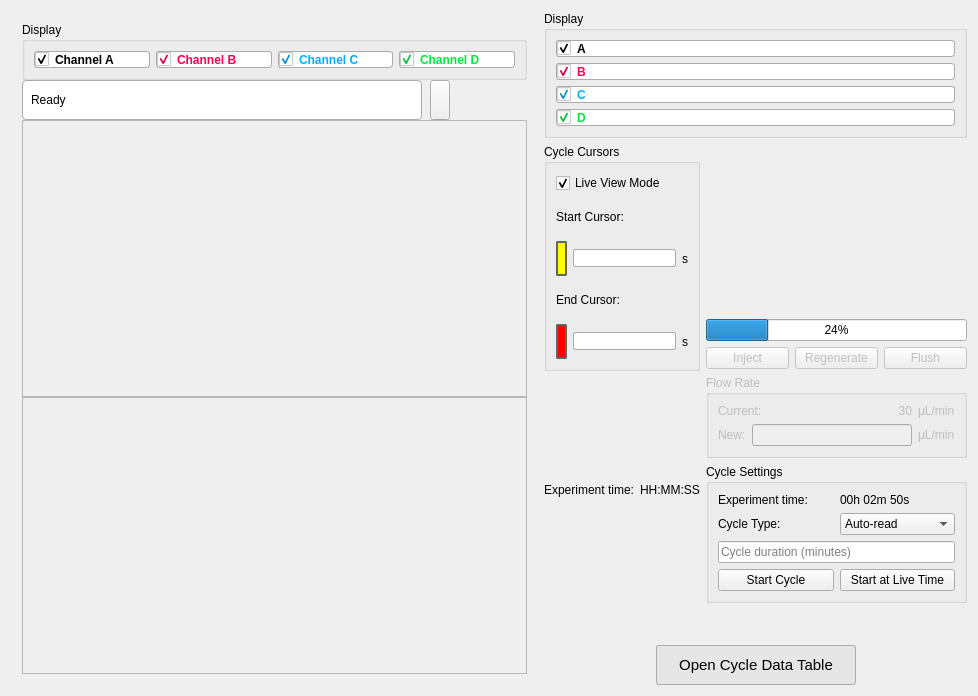
<?xml version="1.0" encoding="UTF-8"?>
<ui version="4.0">
 <class>Sensorgram</class>
 <widget class="QWidget" name="Sensorgram">
  <property name="geometry">
   <rect>
    <x>0</x>
    <y>0</y>
    <width>978</width>
    <height>696</height>
   </rect>
  </property>
  <property name="font">
   <font>
    <family>Segoe UI</family>
    <pointsize>9</pointsize>
   </font>
  </property>
  <property name="mouseTracking">
   <bool>true</bool>
  </property>
  <property name="focusPolicy">
   <enum>Qt::StrongFocus</enum>
  </property>
  <property name="windowTitle">
   <string>Form</string>
  </property>
  <layout class="QHBoxLayout" name="horizontalLayout" stretch="1,0">
   <item>
    <layout class="QVBoxLayout" name="displays">
     <property name="spacing">
      <number>0</number>
     </property>
     <property name="leftMargin">
      <number>11</number>
     </property>
     <property name="topMargin">
      <number>11</number>
     </property>
     <property name="rightMargin">
      <number>11</number>
     </property>
     <property name="bottomMargin">
      <number>11</number>
     </property>
     <item>
      <widget class="QGroupBox" name="groupBox">
       <property name="title">
        <string>Display</string>
       </property>
       <layout class="QHBoxLayout" name="horizontalLayout_12">
        <item>
         <widget class="QCheckBox" name="segment_A">
          <property name="font">
           <font>
            <family>Segoe UI</family>
            <pointsize>9</pointsize>
            <bold>true</bold>
           </font>
          </property>
          <property name="styleSheet">
           <string notr="true">QCheckBox{
	color: black;
	background: white;
	border: 1px solid rgb(171, 171, 171);
	border-radius: 3px;
}</string>
          </property>
          <property name="text">
           <string>Channel A</string>
          </property>
          <property name="checked">
           <bool>true</bool>
          </property>
         </widget>
        </item>
        <item>
         <widget class="QCheckBox" name="segment_B">
          <property name="font">
           <font>
            <family>Segoe UI</family>
            <pointsize>9</pointsize>
            <bold>true</bold>
           </font>
          </property>
          <property name="styleSheet">
           <string notr="true">QCheckBox{
	color: rgb(255, 0, 81);
	background:white;
	border: 1px solid rgb(171, 171, 171);
	border-radius: 3px;
}</string>
          </property>
          <property name="text">
           <string>Channel B</string>
          </property>
          <property name="checked">
           <bool>true</bool>
          </property>
         </widget>
        </item>
        <item>
         <widget class="QCheckBox" name="segment_C">
          <property name="font">
           <font>
            <family>Segoe UI</family>
            <pointsize>9</pointsize>
            <bold>true</bold>
           </font>
          </property>
          <property name="styleSheet">
           <string notr="true">QCheckBox{
	color: rgb(0, 174, 255);
	background: white;
	border: 1px solid rgb(171, 171, 171);
	border-radius: 3px;
}</string>
          </property>
          <property name="text">
           <string>Channel C</string>
          </property>
          <property name="checked">
           <bool>true</bool>
          </property>
         </widget>
        </item>
        <item>
         <widget class="QCheckBox" name="segment_D">
          <property name="font">
           <font>
            <family>Segoe UI</family>
            <pointsize>9</pointsize>
            <bold>true</bold>
           </font>
          </property>
          <property name="styleSheet">
           <string notr="true">QCheckBox{
	color: rgb(0, 230, 65);
	border: 1px solid rgb(171, 171, 171);
	background: white;
	border-radius: 3px;
}</string>
          </property>
          <property name="text">
           <string>Channel D</string>
          </property>
          <property name="checked">
           <bool>true</bool>
          </property>
         </widget>
        </item>
       </layout>
      </widget>
     </item>
     <item>
      <layout class="QHBoxLayout" name="horizontalLayout_sensor_header" stretch="1,0">
       <property name="leftMargin">
        <number>0</number>
       </property>
       <property name="topMargin">
        <number>0</number>
       </property>
       <property name="rightMargin">
        <number>0</number>
       </property>
       <property name="bottomMargin">
        <number>0</number>
       </property>
       <property name="spacing">
        <number>8</number>
       </property>
       <item>
        <widget class="QLabel" name="shift_display_box">
         <property name="minimumSize">
          <size>
           <width>200</width>
           <height>40</height>
          </size>
         </property>
         <property name="maximumSize">
          <size>
           <width>400</width>
           <height>40</height>
          </size>
         </property>
         <property name="styleSheet">
          <string notr="true">QLabel {
	background-color: white;
	border: 1px solid rgb(171, 171, 171);
	border-radius: 4px;
	padding: 5px;
	font-family: Segoe UI;
	font-size: 9pt;
}</string>
         </property>
         <property name="text">
          <string>Ready</string>
         </property>
         <property name="alignment">
          <set>Qt::AlignVCenter|Qt::AlignLeft</set>
         </property>
        </widget>
       </item>
       <item>
        <widget class="QPushButton" name="clear_graph_btn">
         <property name="minimumSize">
          <size>
           <width>20</width>
           <height>40</height>
          </size>
         </property>
         <property name="maximumSize">
          <size>
           <width>20</width>
           <height>40</height>
          </size>
         </property>
         <property name="text">
          <string/>
         </property>
        </widget>
       </item>
       <item>
        <spacer name="horizontalSpacer_header">
         <property name="orientation">
          <enum>Qt::Horizontal</enum>
         </property>
         <property name="sizeHint" stdset="0">
          <size>
           <width>40</width>
           <height>20</height>
          </size>
         </property>
        </spacer>
       </item>
      </layout>
     </item>
     <item>
      <widget class="QFrame" name="full_segment">
       <property name="minimumSize">
        <size>
         <width>200</width>
         <height>250</height>
        </size>
       </property>
       <property name="maximumSize">
        <size>
         <width>10000</width>
         <height>10000</height>
        </size>
       </property>
       <property name="mouseTracking">
        <bool>true</bool>
       </property>
       <property name="frameShape">
        <enum>QFrame::StyledPanel</enum>
       </property>
       <property name="frameShadow">
        <enum>QFrame::Raised</enum>
       </property>
       <layout class="QHBoxLayout" name="horizontalLayout_3">
        <property name="leftMargin">
         <number>0</number>
        </property>
        <property name="topMargin">
         <number>0</number>
        </property>
        <property name="rightMargin">
         <number>0</number>
        </property>
        <property name="bottomMargin">
         <number>0</number>
        </property>
        <item>
         <spacer name="horizontalSpacer_4">
          <property name="orientation">
           <enum>Qt::Horizontal</enum>
          </property>
          <property name="sizeHint" stdset="0">
           <size>
            <width>40</width>
            <height>20</height>
           </size>
          </property>
         </spacer>
        </item>
        <item>
         <spacer name="verticalSpacer">
          <property name="orientation">
           <enum>Qt::Vertical</enum>
          </property>
          <property name="sizeHint" stdset="0">
           <size>
            <width>20</width>
            <height>40</height>
           </size>
          </property>
         </spacer>
        </item>
       </layout>
      </widget>
     </item>
     <item>
      <widget class="QFrame" name="SOI">
       <property name="minimumSize">
        <size>
         <width>200</width>
         <height>250</height>
        </size>
       </property>
       <property name="maximumSize">
        <size>
         <width>10000</width>
         <height>10000</height>
        </size>
       </property>
       <property name="frameShape">
        <enum>QFrame::StyledPanel</enum>
       </property>
       <property name="frameShadow">
        <enum>QFrame::Raised</enum>
       </property>
       <layout class="QHBoxLayout" name="horizontalLayout_4">
        <property name="leftMargin">
         <number>0</number>
        </property>
        <property name="topMargin">
         <number>0</number>
        </property>
        <property name="rightMargin">
         <number>0</number>
        </property>
        <property name="bottomMargin">
         <number>0</number>
        </property>
        <item>
         <spacer name="horizontalSpacer_5">
          <property name="orientation">
           <enum>Qt::Horizontal</enum>
          </property>
          <property name="sizeHint" stdset="0">
           <size>
            <width>40</width>
            <height>20</height>
           </size>
          </property>
         </spacer>
        </item>
        <item>
         <spacer name="verticalSpacer_2">
          <property name="orientation">
           <enum>Qt::Vertical</enum>
          </property>
          <property name="sizeHint" stdset="0">
           <size>
            <width>20</width>
            <height>40</height>
           </size>
          </property>
         </spacer>
        </item>
       </layout>
      </widget>
     </item>
    </layout>
   </item>
   <item>
    <layout class="QVBoxLayout" name="controls" stretch="1,0,0,2">
     <item>
      <widget class="QGroupBox" name="groupBox_display_right">
       <property name="title">
        <string>Display</string>
       </property>
       <layout class="QVBoxLayout" name="verticalLayout_display">
        <item>
         <widget class="QCheckBox" name="segment_A_right">
          <property name="font">
           <font>
            <family>Segoe UI</family>
            <pointsize>9</pointsize>
            <bold>true</bold>
           </font>
          </property>
          <property name="styleSheet">
           <string notr="true">QCheckBox{
	color: black;
	background: white;
	border: 1px solid rgb(171, 171, 171);
	border-radius: 3px;
}</string>
          </property>
          <property name="text">
           <string>A</string>
          </property>
          <property name="checked">
           <bool>true</bool>
          </property>
         </widget>
        </item>
        <item>
         <widget class="QCheckBox" name="segment_B_right">
          <property name="font">
           <font>
            <family>Segoe UI</family>
            <pointsize>9</pointsize>
            <bold>true</bold>
           </font>
          </property>
          <property name="styleSheet">
           <string notr="true">QCheckBox{
	color: rgb(255, 0, 81);
	background: white;
	border: 1px solid rgb(171, 171, 171);
	border-radius: 3px;
}</string>
          </property>
          <property name="text">
           <string>B</string>
          </property>
          <property name="checked">
           <bool>true</bool>
          </property>
         </widget>
        </item>
        <item>
         <widget class="QCheckBox" name="segment_C_right">
          <property name="font">
           <font>
            <family>Segoe UI</family>
            <pointsize>9</pointsize>
            <bold>true</bold>
           </font>
          </property>
          <property name="styleSheet">
           <string notr="true">QCheckBox{
	color: rgb(0, 174, 255);
	background: white;
	border: 1px solid rgb(171, 171, 171);
	border-radius: 3px;
}</string>
          </property>
          <property name="text">
           <string>C</string>
          </property>
          <property name="checked">
           <bool>true</bool>
          </property>
         </widget>
        </item>
        <item>
         <widget class="QCheckBox" name="segment_D_right">
          <property name="font">
           <font>
            <family>Segoe UI</family>
            <pointsize>9</pointsize>
            <bold>true</bold>
           </font>
          </property>
          <property name="styleSheet">
           <string notr="true">QCheckBox{
	color: rgb(0, 230, 65);
	background: white;
	border: 1px solid rgb(171, 171, 171);
	border-radius: 3px;
}</string>
          </property>
          <property name="text">
           <string>D</string>
          </property>
          <property name="checked">
           <bool>true</bool>
          </property>
         </widget>
        </item>
       </layout>
      </widget>
     </item>
     <item>
      <layout class="QHBoxLayout" name="horizontalLayout_5" stretch="1,2">
       <item>
        <layout class="QVBoxLayout" name="verticalLayout_2">
         <item>
          <widget class="QGroupBox" name="groupBox_6">
           <property name="visible">
            <bool>false</bool>
           </property>
           <property name="title">
            <string>Cycle Cursors</string>
           </property>
           <layout class="QVBoxLayout" name="verticalLayout_4">
            <item>
             <widget class="QCheckBox" name="live_btn">
              <property name="text">
               <string>Live View Mode</string>
              </property>
              <property name="checked">
               <bool>true</bool>
              </property>
             </widget>
            </item>
            <item>
             <widget class="QLabel" name="label_14">
              <property name="text">
               <string>Start Cursor:</string>
              </property>
             </widget>
            </item>
            <item>
             <layout class="QHBoxLayout" name="horizontalLayout_6">
              <item>
               <widget class="QLabel" name="label_6">
                <property name="styleSheet">
                 <string notr="true">background: yellow;
border-radius: 2px;
border: 2px solid rgb(100, 100, 100);</string>
                </property>
                <property name="text">
                 <string/>
                </property>
               </widget>
              </item>
              <item>
               <widget class="QLineEdit" name="left_cursor_time">
                <property name="font">
                 <font>
                  <family>Segoe UI</family>
                  <pointsize>9</pointsize>
                 </font>
                </property>
                <property name="focusPolicy">
                 <enum>Qt::ClickFocus</enum>
                </property>
                <property name="styleSheet">
                 <string notr="true">
QLineEdit {
		background-color: white;
		border: 1px solid rgb(171, 171, 171);
		border-radius: 2px;

}

QLineEdit:focus{
	background-color: rgb(240, 255, 245);
	border: 1px solid rgb(171, 171, 171);
	border-radius: 2px;
}</string>
                </property>
                <property name="alignment">
                 <set>Qt::AlignRight|Qt::AlignTrailing|Qt::AlignVCenter</set>
                </property>
               </widget>
              </item>
              <item>
               <widget class="QLabel" name="label_10">
                <property name="text">
                 <string>s</string>
                </property>
               </widget>
              </item>
             </layout>
            </item>
            <item>
             <widget class="QLabel" name="label_16">
              <property name="text">
               <string>End Cursor:</string>
              </property>
             </widget>
            </item>
            <item>
             <layout class="QHBoxLayout" name="horizontalLayout_7">
              <item>
               <widget class="QLabel" name="label_7">
                <property name="styleSheet">
                 <string notr="true">background: red;
border-radius: 2px;
border: 2px solid rgb(100, 100, 100);</string>
                </property>
                <property name="text">
                 <string/>
                </property>
               </widget>
              </item>
              <item>
               <widget class="QLineEdit" name="right_cursor_time">
                <property name="font">
                 <font>
                  <family>Segoe UI</family>
                  <pointsize>9</pointsize>
                 </font>
                </property>
                <property name="focusPolicy">
                 <enum>Qt::ClickFocus</enum>
                </property>
                <property name="styleSheet">
                 <string notr="true">
QLineEdit {
		background-color: white;
		border: 1px solid rgb(171, 171, 171);
		border-radius: 2px;

}

QLineEdit:focus{
	background-color: rgb(240, 255, 245);
	border: 1px solid rgb(171, 171, 171);
	border-radius: 2px;
}</string>
                </property>
                <property name="alignment">
                 <set>Qt::AlignRight|Qt::AlignTrailing|Qt::AlignVCenter</set>
                </property>
               </widget>
              </item>
              <item>
               <widget class="QLabel" name="label_9">
                <property name="text">
                 <string>s</string>
                </property>
               </widget>
              </item>
             </layout>
            </item>
           </layout>
          </widget>
         </item>
         <item>
          <layout class="QHBoxLayout" name="horizontalLayout_14">
           <item>
            <widget class="QLabel" name="label_3">
             <property name="visible">
              <bool>false</bool>
             </property>
             <property name="text">
              <string>Experiment time:</string>
             </property>
             <property name="alignment">
              <set>Qt::AlignRight|Qt::AlignTrailing|Qt::AlignVCenter</set>
             </property>
            </widget>
           </item>
           <item>
            <widget class="QLabel" name="exp_clock">
             <property name="visible">
              <bool>false</bool>
             </property>
             <property name="styleSheet">
              <string notr="true"/>
             </property>
             <property name="text">
              <string>HH:MM:SS</string>
             </property>
            </widget>
           </item>
          </layout>
         </item>
        </layout>
       </item>
       <item>
        <layout class="QVBoxLayout" name="verticalLayout">
         <item>
          <widget class="QGraphicsView" name="loop_diagram">
           <property name="maximumSize">
            <size>
             <width>16777215</width>
             <height>200</height>
            </size>
           </property>
           <property name="styleSheet">
            <string notr="true">background:transparent</string>
           </property>
           <property name="frameShape">
            <enum>QFrame::NoFrame</enum>
           </property>
           <property name="verticalScrollBarPolicy">
            <enum>Qt::ScrollBarAlwaysOff</enum>
           </property>
           <property name="horizontalScrollBarPolicy">
            <enum>Qt::ScrollBarAlwaysOff</enum>
           </property>
          </widget>
         </item>
         <item>
          <widget class="QProgressBar" name="progress_bar">
           <property name="value">
            <number>24</number>
           </property>
          </widget>
         </item>
         <item>
          <widget class="QWidget" name="inject_box" native="true">
           <property name="enabled">
            <bool>false</bool>
           </property>
           <layout class="QHBoxLayout" name="horizontalLayout_16">
            <property name="leftMargin">
             <number>0</number>
            </property>
            <property name="topMargin">
             <number>0</number>
            </property>
            <property name="rightMargin">
             <number>0</number>
            </property>
            <property name="bottomMargin">
             <number>0</number>
            </property>
            <item>
             <widget class="QPushButton" name="inject_button">
              <property name="text">
               <string>Inject</string>
              </property>
             </widget>
            </item>
            <item>
             <widget class="QPushButton" name="regen_button">
              <property name="text">
               <string>Regenerate</string>
              </property>
             </widget>
            </item>
            <item>
             <widget class="QPushButton" name="flush_button">
              <property name="text">
               <string>Flush</string>
              </property>
             </widget>
            </item>
           </layout>
          </widget>
         </item>
         <item>
          <widget class="QGroupBox" name="flow_rate_box">
           <property name="enabled">
            <bool>false</bool>
           </property>
           <property name="title">
            <string>Flow Rate</string>
           </property>
           <layout class="QVBoxLayout" name="verticalLayout_6">
            <item>
             <layout class="QHBoxLayout" name="horizontalLayout_15">
              <item>
               <widget class="QLabel" name="label_8">
                <property name="text">
                 <string>Current:</string>
                </property>
               </widget>
              </item>
              <item>
               <widget class="QLabel" name="flow_rate_now">
                <property name="sizePolicy">
                 <sizepolicy hsizetype="Expanding" vsizetype="Preferred">
                  <horstretch>0</horstretch>
                  <verstretch>0</verstretch>
                 </sizepolicy>
                </property>
                <property name="text">
                 <string>30</string>
                </property>
                <property name="alignment">
                 <set>Qt::AlignRight|Qt::AlignTrailing|Qt::AlignVCenter</set>
                </property>
               </widget>
              </item>
              <item>
               <widget class="QLabel" name="label_4">
                <property name="text">
                 <string>μL/min</string>
                </property>
               </widget>
              </item>
             </layout>
            </item>
            <item>
             <layout class="QHBoxLayout" name="horizontalLayout_2">
              <item>
               <widget class="QLabel" name="label">
                <property name="text">
                 <string>New:</string>
                </property>
               </widget>
              </item>
              <item>
               <widget class="QLineEdit" name="flow_rate">
                <property name="alignment">
                 <set>Qt::AlignRight|Qt::AlignTrailing|Qt::AlignVCenter</set>
                </property>
               </widget>
              </item>
              <item>
               <widget class="QLabel" name="label_2">
                <property name="text">
                 <string>μL/min</string>
                </property>
               </widget>
              </item>
             </layout>
            </item>
           </layout>
          </widget>
         </item>
         <item>
          <spacer name="verticalSpacer_3">
           <property name="orientation">
            <enum>Qt::Vertical</enum>
           </property>
           <property name="sizeHint" stdset="0">
            <size>
             <width>0</width>
             <height>0</height>
            </size>
           </property>
          </spacer>
         </item>
         <item>
          <widget class="QGroupBox" name="groupBox_4">
           <property name="title">
            <string>Cycle Settings</string>
           </property>
           <layout class="QVBoxLayout" name="verticalLayout_3">
            <item>
             <layout class="QHBoxLayout" name="horizontalLayout_exp_time">
              <item>
               <widget class="QLabel" name="label_exp_time">
                <property name="visible">
                 <bool>false</bool>
                </property>
                <property name="text">
                 <string>Experiment time:</string>
                </property>
               </widget>
              </item>
              <item>
               <widget class="QLabel" name="exp_clock_settings">
                <property name="visible">
                 <bool>false</bool>
                </property>
                <property name="text">
                 <string>00h 02m 50s</string>
                </property>
               </widget>
              </item>
             </layout>
            </item>
            <item>
             <layout class="QHBoxLayout" name="horizontalLayout_cycle_type">
              <item>
               <widget class="QLabel" name="label_cycle_type">
                <property name="text">
                 <string>Cycle Type:</string>
                </property>
               </widget>
              </item>
              <item>
               <widget class="QComboBox" name="current_cycle_type">
                <property name="editable">
                 <bool>false</bool>
                </property>
                <item>
                 <property name="text">
                  <string>Auto-read</string>
                 </property>
                </item>
                <item>
                 <property name="text">
                  <string>Baseline</string>
                 </property>
                </item>
                <item>
                 <property name="text">
                  <string>Flow</string>
                 </property>
                </item>
                <item>
                 <property name="text">
                  <string>Static</string>
                 </property>
                </item>
               </widget>
              </item>
             </layout>
            </item>
            <item>
             <widget class="QLineEdit" name="current_note">
              <property name="placeholderText">
               <string>Cycle duration (minutes)</string>
              </property>
             </widget>
            </item>
            <item>
             <layout class="QHBoxLayout" name="horizontalLayout_cycle_buttons">
              <item>
               <widget class="QPushButton" name="save_segment_btn">
                <property name="text">
                 <string>Start Cycle</string>
                </property>
               </widget>
              </item>
              <item>
               <widget class="QPushButton" name="new_segment_btn">
                <property name="text">
                 <string>Start at Live Time</string>
                </property>
               </widget>
              </item>
             </layout>
            </item>
           </layout>
          </widget>
         </item>
        </layout>
       </item>
      </layout>
     </item>
     <item>
      <layout class="QHBoxLayout" name="horizontalLayout_13" stretch="4,1,4">
       <item>
        <spacer name="horizontalSpacer_3">
         <property name="orientation">
          <enum>Qt::Horizontal</enum>
         </property>
         <property name="sizeHint" stdset="0">
          <size>
           <width>0</width>
           <height>0</height>
          </size>
         </property>
        </spacer>
       </item>
       <item>
        <widget class="QPushButton" name="reset_segment_btn">
         <property name="sizePolicy">
          <sizepolicy hsizetype="Fixed" vsizetype="Fixed">
           <horstretch>0</horstretch>
           <verstretch>0</verstretch>
          </sizepolicy>
         </property>
         <property name="minimumSize">
          <size>
           <width>30</width>
           <height>30</height>
          </size>
         </property>
         <property name="maximumSize">
          <size>
           <width>30</width>
           <height>30</height>
          </size>
         </property>
         <property name="font">
          <font>
           <family>Segoe UI</family>
           <pointsize>5</pointsize>
          </font>
         </property>
         <property name="mouseTracking">
          <bool>true</bool>
         </property>
         <property name="toolTip">
          <string>Clear All Data</string>
         </property>
         <property name="styleSheet">
          <string notr="true">QPushButton{
	border: none;
	background: none;
}

QPushButton::hover{
	background: white;
	border: 1px raised;
	border-radius: 10px;
}</string>
         </property>
         <property name="text">
          <string/>
         </property>
         <property name="icon">
          <iconset resource="ai.qrc">
           <normaloff>:/img/img/reload.png</normaloff>:/img/img/reload.png</iconset>
         </property>
         <property name="iconSize">
          <size>
           <width>25</width>
           <height>25</height>
          </size>
         </property>
        </widget>
       </item>
       <item>
        <spacer name="horizontalSpacer">
         <property name="orientation">
          <enum>Qt::Horizontal</enum>
         </property>
         <property name="sizeHint" stdset="0">
          <size>
           <width>0</width>
           <height>0</height>
          </size>
         </property>
        </spacer>
       </item>
      </layout>
     </item>
     <item>
      <layout class="QHBoxLayout" name="horizontalLayout_table_btn">
       <item>
        <spacer name="horizontalSpacer_table_left">
         <property name="orientation">
          <enum>Qt::Horizontal</enum>
         </property>
         <property name="sizeHint" stdset="0">
          <size>
           <width>40</width>
           <height>20</height>
          </size>
         </property>
        </spacer>
       </item>
       <item>
        <widget class="QPushButton" name="open_table_btn">
         <property name="sizePolicy">
          <sizepolicy hsizetype="Preferred" vsizetype="Fixed">
           <horstretch>0</horstretch>
           <verstretch>0</verstretch>
          </sizepolicy>
         </property>
         <property name="minimumSize">
          <size>
           <width>200</width>
           <height>40</height>
          </size>
         </property>
         <property name="font">
          <font>
           <family>Segoe UI</family>
           <pointsize>11</pointsize>
          </font>
         </property>
         <property name="styleSheet">
          <string notr="true">QPushButton {
	background-color: rgb(230, 230, 230);
	border: 1px solid rgb(171, 171, 171);
	border-radius: 3px;
}

QPushButton::hover{
	background: rgb(253, 253, 253);
	border: 1px raised;
	border-radius: 5px;
}</string>
         </property>
         <property name="text">
          <string>Open Cycle Data Table</string>
         </property>
        </widget>
       </item>
       <item>
        <spacer name="horizontalSpacer_table_right">
         <property name="orientation">
          <enum>Qt::Horizontal</enum>
         </property>
         <property name="sizeHint" stdset="0">
          <size>
           <width>40</width>
           <height>20</height>
          </size>
         </property>
        </spacer>
       </item>
      </layout>
     </item>
    </layout>
   </item>
  </layout>
 </widget>
 <resources>
  <include location="ai.qrc"/>
 </resources>
 <connections/>
</ui>
